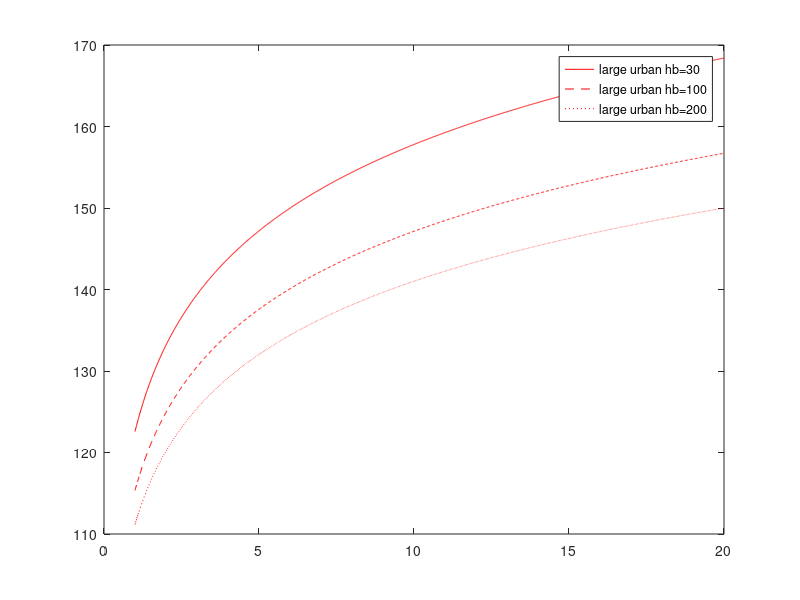
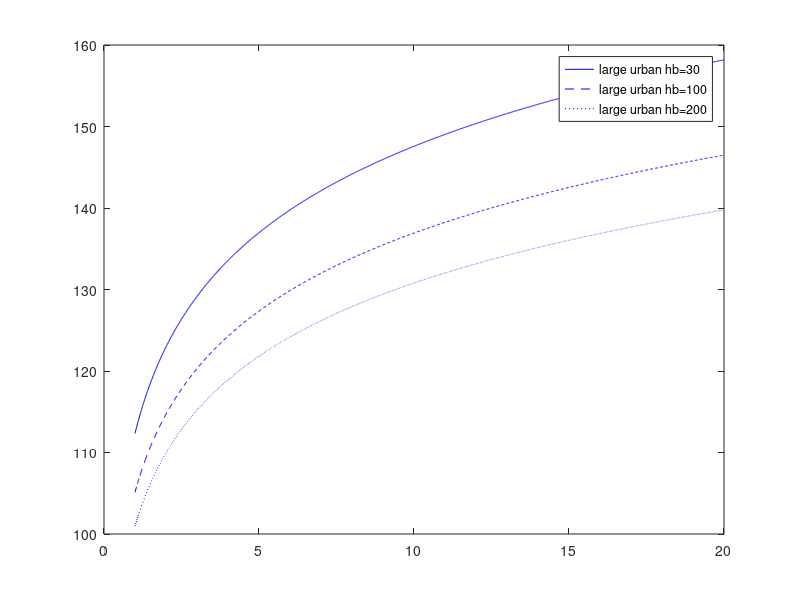
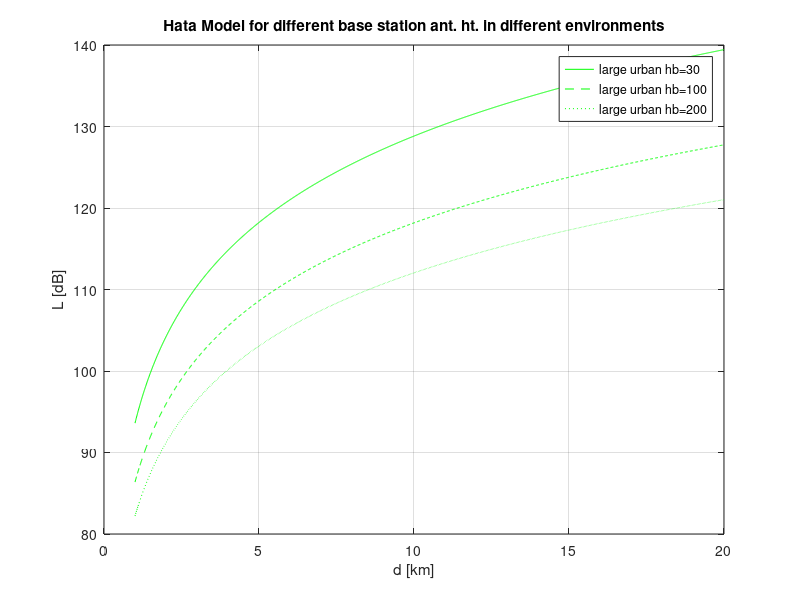

These charts were generated, in order, by the following MATLAB code:
clc;
close all;
clear all;
d = 1:0.01:20; 
hm = 5; 
hb1 = 30;
hb2 = 100;
hb3 = 200;
fc = 1000; 
% a. For Large Cities
% fc  >= 400MHz 
ahm = 3.2*(log10(11.75*hm)).^2 - 4.97;
% A. Typical Urban
L50urban1 = 69.55 + 26.16*log10(fc) + (44.9 - 6.55*log10(hb1))*log10(d) - 13.82*log10(hb1) - ahm;
L50urban2 = 69.55 + 26.16*log10(fc) + (44.9 - 6.55*log10(hb2))*log10(d) - 13.82*log10(hb2) - ahm;
L50urban3 = 69.55 + 26.16*log10(fc) + (44.9 - 6.55*log10(hb3))*log10(d) - 13.82*log10(hb3) - ahm;
% B. Typical Suburban
L50suburban1 = L50urban1 - 2*(log10(fc/28)).^2 - 5.4;
L50suburban2 = L50urban2 - 2*(log10(fc/28)).^2 - 5.4;
L50suburban3 = L50urban3 - 2*(log10(fc/28)).^2 - 5.4;
% C. Typical Rural
L50rural1 = L50urban1 - 4.78*(log10(fc)).^2 + 18.33*log10(fc) - 40.94;
L50rural2 = L50urban2 - 4.78*(log10(fc)).^2 + 18.33*log10(fc) - 40.94;
L50rural3 = L50urban3 - 4.78*(log10(fc)).^2 + 18.33*log10(fc) - 40.94;
figure(1); 
plot(d, L50urban1, 'r', d, L50urban2, '--r', d, L50urban3,':r'); 
hold on; 
legend('large urban hb=30', 'large urban hb=100', 'large urban hb=200', 'suburban hb=30', 'suburban hb=100', 'suburban hb=200', 'rural hb=30', 'rural hb=100','rural hb=200'); 
figure(2);
plot(d, L50suburban1, 'b', d, L50suburban2, '--b', d, L50suburban3, ':b');
hold on; 
legend('large urban hb=30', 'large urban hb=100', 'large urban hb=200', 'suburban hb=30', 'suburban hb=100', 'suburban hb=200', 'rural hb=30', 'rural hb=100','rural hb=200'); 
figure(3);
plot(d, L50rural1, 'g', d, L50rural2, '--g', d, L50rural3, ':g');
hold on; 
legend('large urban hb=30', 'large urban hb=100', 'large urban hb=200', 'suburban hb=30', 'suburban hb=100', 'suburban hb=200', 'rural hb=30', 'rural hb=100','rural hb=200'); 
grid on;
xlabel('d [km]');
ylabel('L [dB]');
title('Hata Model for different base station ant. ht. in different environments');
